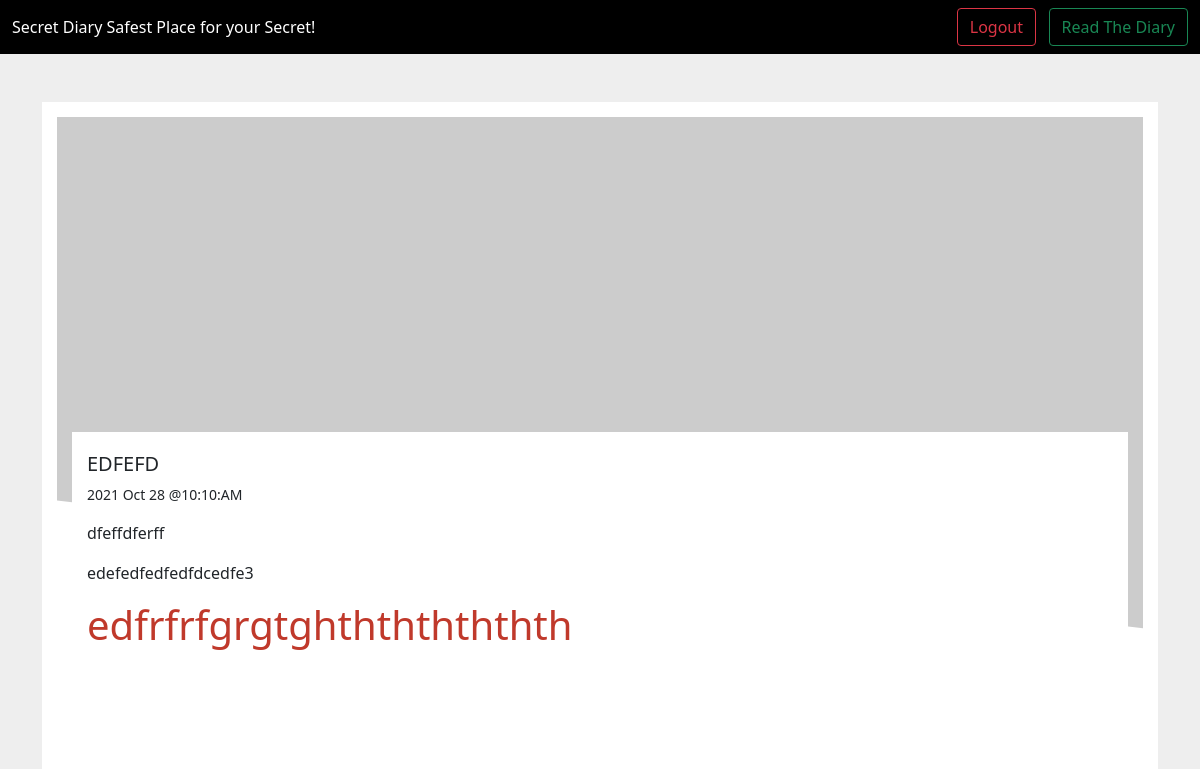
The app's page /show_note/11/ (signed in) with its own data.
### diary/models.py (models this page shows, shortened)
class Diary_Note(models.Model):
    Owner = models.ForeignKey(User, on_delete=models.CASCADE)
    Title = models.CharField(max_length=100)
    Body  = RichTextField()
    created_date = models.DateTimeField(default=timezone.now)

### diary/views.py (the view)
# urls.py: path('show_note/<int:id>/',show_note,name='show_note'),
@login_required
def show_note(request,id):
    note  = Diary_Note.objects.filter(Owner=request.user,id=id)
    context = {
        'note': note,
    }
    return render(request,'diary/note.html',context)

### templates/diary/note.html (shortened to what this page needs)
{% extends 'base.html' %}
{%load static %}
{%block linking %}
<link href="{%static 'css/note.css'%}" rel="stylesheet" type="text/css">
{%endblock%}
{% block content %}
<div class="container mt-5">
    <div class="row">
      <div class="col-12">
        <article class="blog-card">
          <div class="blog-card__background">
            <div class="card__background--wrapper">
            </div>
          </div>
          <div class="blog-card__head">
          </div>
          <div class="blog-card__info">
            <h5>{{note.0.Title|upper}}</h5>
            <small>{{note.0.created_date|date:'Y M d @h:n:A'}}</small>
            <p>{{note.0.Body|safe}}</p>
        </article>
      </div>
    </div>
  </div>
{% endblock %}

### diary/static/css/note.css (style rules this page uses)
.blog-card { padding: 30px; position: relative; }
.blog-card .blog-card__background, .blog-card .card__background--layer { z-index: -1; position: absolute; top: 0; left: 0; width: 100%; height: 100%; }
.blog-card .blog-card__background { padding: 15px; background: white; }
.blog-card .card__background--wrapper { height: 100%; clip-path: polygon(0 0, 100% 0, 100% 80%, 0 60%); position: relative; overflow: hidden; }
.blog-card .blog-card__head { height: 300px; display: flex; align-items: center; justify-content: center; }
.blog-card .blog-card__info { z-index: 10; background: white; padding: 20px 15px; }
.blog-card .blog-card__info h5 { transition: 300ms ease-in-out; }

### records on screen
Diary_Note: Title "EDFEFD", created_date "2021 Oct 28 @10:10:AM", Body "dfeffdferff edefedfedfedfdcedfe3 edfrfrfgrgtghthththththth"
